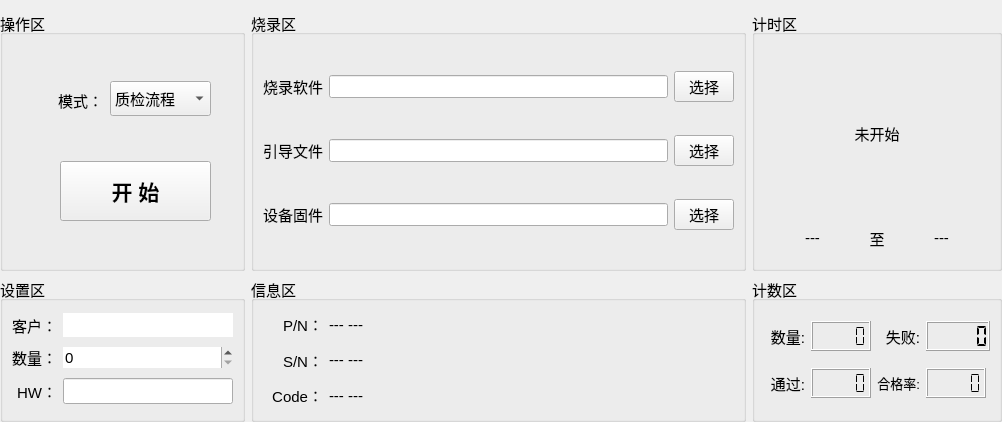
<?xml version="1.0" encoding="UTF-8"?>
<ui version="4.0">
 <class>Home_WorkWid</class>
 <widget class="QWidget" name="Home_WorkWid">
  <property name="geometry">
   <rect>
    <x>0</x>
    <y>0</y>
    <width>1002</width>
    <height>422</height>
   </rect>
  </property>
  <property name="windowTitle">
   <string>Form</string>
  </property>
  <layout class="QGridLayout" name="gridLayout_6">
   <property name="leftMargin">
    <number>0</number>
   </property>
   <property name="rightMargin">
    <number>0</number>
   </property>
   <property name="bottomMargin">
    <number>0</number>
   </property>
   <item row="0" column="0">
    <widget class="QGroupBox" name="groupBox_4">
     <property name="minimumSize">
      <size>
       <width>0</width>
       <height>260</height>
      </size>
     </property>
     <property name="font">
      <font>
       <pointsize>11</pointsize>
      </font>
     </property>
     <property name="title">
      <string>操作区</string>
     </property>
     <widget class="QPushButton" name="startBtn">
      <property name="geometry">
       <rect>
        <x>60</x>
        <y>150</y>
        <width>151</width>
        <height>60</height>
       </rect>
      </property>
      <property name="minimumSize">
       <size>
        <width>120</width>
        <height>0</height>
       </size>
      </property>
      <property name="maximumSize">
       <size>
        <width>200</width>
        <height>60</height>
       </size>
      </property>
      <property name="font">
       <font>
        <pointsize>16</pointsize>
        <weight>75</weight>
        <bold>true</bold>
       </font>
      </property>
      <property name="text">
       <string>开 始</string>
      </property>
     </widget>
     <widget class="QLabel" name="label_10">
      <property name="geometry">
       <rect>
        <x>48</x>
        <y>72</y>
        <width>55</width>
        <height>35</height>
       </rect>
      </property>
      <property name="minimumSize">
       <size>
        <width>55</width>
        <height>35</height>
       </size>
      </property>
      <property name="maximumSize">
       <size>
        <width>70</width>
        <height>35</height>
       </size>
      </property>
      <property name="font">
       <font>
        <pointsize>11</pointsize>
       </font>
      </property>
      <property name="text">
       <string>模式：</string>
      </property>
      <property name="alignment">
       <set>Qt::AlignRight|Qt::AlignTrailing|Qt::AlignVCenter</set>
      </property>
     </widget>
     <widget class="QComboBox" name="modeBox">
      <property name="geometry">
       <rect>
        <x>110</x>
        <y>70</y>
        <width>101</width>
        <height>35</height>
       </rect>
      </property>
      <item>
       <property name="text">
        <string>质检流程</string>
       </property>
      </item>
     </widget>
    </widget>
   </item>
   <item row="0" column="1">
    <widget class="QGroupBox" name="groupBox_6">
     <property name="font">
      <font>
       <pointsize>11</pointsize>
      </font>
     </property>
     <property name="title">
      <string>烧录区</string>
     </property>
     <layout class="QGridLayout" name="gridLayout_2">
      <item row="0" column="0">
       <widget class="QLabel" name="label_2">
        <property name="maximumSize">
         <size>
          <width>70</width>
          <height>16777215</height>
         </size>
        </property>
        <property name="text">
         <string>烧录软件</string>
        </property>
       </widget>
      </item>
      <item row="0" column="1">
       <widget class="QLineEdit" name="cmdEdit">
        <property name="enabled">
         <bool>true</bool>
        </property>
        <property name="font">
         <font>
          <pointsize>10</pointsize>
         </font>
        </property>
       </widget>
      </item>
      <item row="0" column="2">
       <widget class="QPushButton" name="cmdBtn">
        <property name="maximumSize">
         <size>
          <width>60</width>
          <height>16777215</height>
         </size>
        </property>
        <property name="text">
         <string>选择</string>
        </property>
       </widget>
      </item>
      <item row="1" column="0">
       <widget class="QLabel" name="label_6">
        <property name="maximumSize">
         <size>
          <width>70</width>
          <height>16777215</height>
         </size>
        </property>
        <property name="text">
         <string>引导文件</string>
        </property>
       </widget>
      </item>
      <item row="1" column="1">
       <widget class="QLineEdit" name="blEdit">
        <property name="enabled">
         <bool>true</bool>
        </property>
        <property name="font">
         <font>
          <pointsize>10</pointsize>
         </font>
        </property>
       </widget>
      </item>
      <item row="1" column="2">
       <widget class="QPushButton" name="dlBtn">
        <property name="maximumSize">
         <size>
          <width>60</width>
          <height>16777215</height>
         </size>
        </property>
        <property name="text">
         <string>选择</string>
        </property>
       </widget>
      </item>
      <item row="2" column="0">
       <widget class="QLabel" name="label_4">
        <property name="maximumSize">
         <size>
          <width>70</width>
          <height>16777215</height>
         </size>
        </property>
        <property name="text">
         <string>设备固件</string>
        </property>
       </widget>
      </item>
      <item row="2" column="1">
       <widget class="QLineEdit" name="fnEdit">
        <property name="enabled">
         <bool>true</bool>
        </property>
        <property name="font">
         <font>
          <pointsize>10</pointsize>
         </font>
        </property>
       </widget>
      </item>
      <item row="2" column="2">
       <widget class="QPushButton" name="fnBtn">
        <property name="maximumSize">
         <size>
          <width>60</width>
          <height>16777215</height>
         </size>
        </property>
        <property name="text">
         <string>选择</string>
        </property>
       </widget>
      </item>
     </layout>
    </widget>
   </item>
   <item row="0" column="2">
    <widget class="QGroupBox" name="groupBox_1">
     <property name="minimumSize">
      <size>
       <width>250</width>
       <height>150</height>
      </size>
     </property>
     <property name="maximumSize">
      <size>
       <width>260</width>
       <height>350</height>
      </size>
     </property>
     <property name="font">
      <font>
       <pointsize>11</pointsize>
      </font>
     </property>
     <property name="title">
      <string>计时区</string>
     </property>
     <layout class="QGridLayout" name="gridLayout">
      <property name="bottomMargin">
       <number>20</number>
      </property>
      <item row="0" column="0" colspan="3">
       <widget class="QLabel" name="timeLab">
        <property name="text">
         <string>未开始</string>
        </property>
        <property name="alignment">
         <set>Qt::AlignCenter</set>
        </property>
       </widget>
      </item>
      <item row="1" column="0">
       <widget class="QLabel" name="startLab">
        <property name="maximumSize">
         <size>
          <width>16777215</width>
          <height>20</height>
         </size>
        </property>
        <property name="text">
         <string>---</string>
        </property>
        <property name="alignment">
         <set>Qt::AlignCenter</set>
        </property>
       </widget>
      </item>
      <item row="1" column="1">
       <widget class="QLabel" name="label_3">
        <property name="maximumSize">
         <size>
          <width>20</width>
          <height>20</height>
         </size>
        </property>
        <property name="text">
         <string>至</string>
        </property>
        <property name="alignment">
         <set>Qt::AlignCenter</set>
        </property>
       </widget>
      </item>
      <item row="1" column="2">
       <widget class="QLabel" name="endLab">
        <property name="maximumSize">
         <size>
          <width>16777215</width>
          <height>20</height>
         </size>
        </property>
        <property name="text">
         <string>---</string>
        </property>
        <property name="alignment">
         <set>Qt::AlignCenter</set>
        </property>
       </widget>
      </item>
     </layout>
    </widget>
   </item>
   <item row="1" column="0">
    <widget class="QGroupBox" name="groupBox_2">
     <property name="minimumSize">
      <size>
       <width>245</width>
       <height>0</height>
      </size>
     </property>
     <property name="maximumSize">
      <size>
       <width>245</width>
       <height>245</height>
      </size>
     </property>
     <property name="font">
      <font>
       <pointsize>11</pointsize>
      </font>
     </property>
     <property name="title">
      <string>设置区</string>
     </property>
     <layout class="QGridLayout" name="gridLayout_3">
      <item row="2" column="1">
       <widget class="QLineEdit" name="hwEdit">
        <property name="enabled">
         <bool>true</bool>
        </property>
        <property name="text">
         <string/>
        </property>
       </widget>
      </item>
      <item row="0" column="0">
       <widget class="QLabel" name="label_35">
        <property name="minimumSize">
         <size>
          <width>0</width>
          <height>20</height>
         </size>
        </property>
        <property name="maximumSize">
         <size>
          <width>80</width>
          <height>30</height>
         </size>
        </property>
        <property name="text">
         <string>客户：</string>
        </property>
        <property name="alignment">
         <set>Qt::AlignRight|Qt::AlignTrailing|Qt::AlignVCenter</set>
        </property>
       </widget>
      </item>
      <item row="2" column="0">
       <widget class="QLabel" name="label_5">
        <property name="minimumSize">
         <size>
          <width>45</width>
          <height>0</height>
         </size>
        </property>
        <property name="text">
         <string>HW：</string>
        </property>
        <property name="alignment">
         <set>Qt::AlignRight|Qt::AlignTrailing|Qt::AlignVCenter</set>
        </property>
       </widget>
      </item>
      <item row="0" column="1">
       <widget class="QLineEdit" name="userEdit">
        <property name="frame">
         <bool>false</bool>
        </property>
        <property name="cursorMoveStyle">
         <enum>Qt::LogicalMoveStyle</enum>
        </property>
        <property name="clearButtonEnabled">
         <bool>false</bool>
        </property>
       </widget>
      </item>
      <item row="1" column="1">
       <widget class="QSpinBox" name="cntSpin">
        <property name="minimumSize">
         <size>
          <width>110</width>
          <height>0</height>
         </size>
        </property>
        <property name="focusPolicy">
         <enum>Qt::WheelFocus</enum>
        </property>
        <property name="frame">
         <bool>false</bool>
        </property>
        <property name="correctionMode">
         <enum>QAbstractSpinBox::CorrectToPreviousValue</enum>
        </property>
        <property name="maximum">
         <number>9999</number>
        </property>
        <property name="singleStep">
         <number>100</number>
        </property>
        <property name="stepType">
         <enum>QAbstractSpinBox::DefaultStepType</enum>
        </property>
       </widget>
      </item>
      <item row="1" column="0">
       <widget class="QLabel" name="label_38">
        <property name="minimumSize">
         <size>
          <width>45</width>
          <height>20</height>
         </size>
        </property>
        <property name="maximumSize">
         <size>
          <width>100</width>
          <height>30</height>
         </size>
        </property>
        <property name="layoutDirection">
         <enum>Qt::RightToLeft</enum>
        </property>
        <property name="text">
         <string>数量：</string>
        </property>
        <property name="alignment">
         <set>Qt::AlignRight|Qt::AlignTrailing|Qt::AlignVCenter</set>
        </property>
       </widget>
      </item>
     </layout>
    </widget>
   </item>
   <item row="1" column="1">
    <widget class="QGroupBox" name="groupBox">
     <property name="font">
      <font>
       <pointsize>11</pointsize>
      </font>
     </property>
     <property name="title">
      <string>信息区</string>
     </property>
     <layout class="QGridLayout" name="gridLayout_5">
      <item row="0" column="0">
       <widget class="QLabel" name="label_14">
        <property name="maximumSize">
         <size>
          <width>60</width>
          <height>16777215</height>
         </size>
        </property>
        <property name="text">
         <string>P/N：</string>
        </property>
        <property name="alignment">
         <set>Qt::AlignRight|Qt::AlignTrailing|Qt::AlignVCenter</set>
        </property>
       </widget>
      </item>
      <item row="0" column="1">
       <widget class="QLabel" name="pnLab">
        <property name="text">
         <string>--- ---</string>
        </property>
       </widget>
      </item>
      <item row="1" column="0">
       <widget class="QLabel" name="label_13">
        <property name="maximumSize">
         <size>
          <width>60</width>
          <height>16777215</height>
         </size>
        </property>
        <property name="text">
         <string>S/N：</string>
        </property>
        <property name="alignment">
         <set>Qt::AlignRight|Qt::AlignTrailing|Qt::AlignVCenter</set>
        </property>
       </widget>
      </item>
      <item row="1" column="1">
       <widget class="QLabel" name="snLab">
        <property name="text">
         <string>--- ---</string>
        </property>
       </widget>
      </item>
      <item row="2" column="0">
       <widget class="QLabel" name="label_15">
        <property name="maximumSize">
         <size>
          <width>60</width>
          <height>16777215</height>
         </size>
        </property>
        <property name="text">
         <string>Code：</string>
        </property>
        <property name="alignment">
         <set>Qt::AlignRight|Qt::AlignTrailing|Qt::AlignVCenter</set>
        </property>
       </widget>
      </item>
      <item row="2" column="1">
       <widget class="QLabel" name="codeLab">
        <property name="text">
         <string>--- ---</string>
        </property>
       </widget>
      </item>
     </layout>
    </widget>
   </item>
   <item row="1" column="2">
    <widget class="QGroupBox" name="groupBox_3">
     <property name="minimumSize">
      <size>
       <width>0</width>
       <height>130</height>
      </size>
     </property>
     <property name="maximumSize">
      <size>
       <width>250</width>
       <height>220</height>
      </size>
     </property>
     <property name="font">
      <font>
       <pointsize>11</pointsize>
      </font>
     </property>
     <property name="title">
      <string>计数区</string>
     </property>
     <layout class="QGridLayout" name="gridLayout_4">
      <item row="0" column="0">
       <widget class="QLabel" name="label_27">
        <property name="maximumSize">
         <size>
          <width>45</width>
          <height>30</height>
         </size>
        </property>
        <property name="text">
         <string>数量:</string>
        </property>
        <property name="alignment">
         <set>Qt::AlignRight|Qt::AlignTrailing|Qt::AlignVCenter</set>
        </property>
       </widget>
      </item>
      <item row="0" column="1">
       <widget class="QLCDNumber" name="allLcd">
        <property name="maximumSize">
         <size>
          <width>60</width>
          <height>30</height>
         </size>
        </property>
        <property name="digitCount">
         <number>5</number>
        </property>
        <property name="segmentStyle">
         <enum>QLCDNumber::Flat</enum>
        </property>
       </widget>
      </item>
      <item row="0" column="2">
       <widget class="QLabel" name="label_28">
        <property name="maximumSize">
         <size>
          <width>45</width>
          <height>30</height>
         </size>
        </property>
        <property name="text">
         <string>失败:</string>
        </property>
        <property name="alignment">
         <set>Qt::AlignRight|Qt::AlignTrailing|Qt::AlignVCenter</set>
        </property>
       </widget>
      </item>
      <item row="0" column="3">
       <widget class="QLCDNumber" name="errLcd">
        <property name="maximumSize">
         <size>
          <width>70</width>
          <height>35</height>
         </size>
        </property>
        <property name="digitCount">
         <number>5</number>
        </property>
        <property name="segmentStyle">
         <enum>QLCDNumber::Flat</enum>
        </property>
        <property name="value" stdset="0">
         <double>0.000000000000000</double>
        </property>
        <property name="intValue" stdset="0">
         <number>0</number>
        </property>
       </widget>
      </item>
      <item row="1" column="0">
       <widget class="QLabel" name="label_29">
        <property name="maximumSize">
         <size>
          <width>45</width>
          <height>30</height>
         </size>
        </property>
        <property name="text">
         <string>通过:</string>
        </property>
        <property name="alignment">
         <set>Qt::AlignRight|Qt::AlignTrailing|Qt::AlignVCenter</set>
        </property>
       </widget>
      </item>
      <item row="1" column="1">
       <widget class="QLCDNumber" name="okLcd">
        <property name="maximumSize">
         <size>
          <width>60</width>
          <height>30</height>
         </size>
        </property>
        <property name="digitCount">
         <number>5</number>
        </property>
        <property name="segmentStyle">
         <enum>QLCDNumber::Flat</enum>
        </property>
        <property name="intValue" stdset="0">
         <number>0</number>
        </property>
       </widget>
      </item>
      <item row="1" column="2">
       <widget class="QLabel" name="label_30">
        <property name="maximumSize">
         <size>
          <width>60</width>
          <height>30</height>
         </size>
        </property>
        <property name="font">
         <font>
          <pointsize>10</pointsize>
         </font>
        </property>
        <property name="text">
         <string>合格率:</string>
        </property>
        <property name="alignment">
         <set>Qt::AlignRight|Qt::AlignTrailing|Qt::AlignVCenter</set>
        </property>
       </widget>
      </item>
      <item row="1" column="3">
       <widget class="QLCDNumber" name="passLcd">
        <property name="maximumSize">
         <size>
          <width>60</width>
          <height>30</height>
         </size>
        </property>
        <property name="digitCount">
         <number>5</number>
        </property>
        <property name="segmentStyle">
         <enum>QLCDNumber::Flat</enum>
        </property>
       </widget>
      </item>
     </layout>
    </widget>
   </item>
  </layout>
 </widget>
 <resources/>
 <connections/>
</ui>
